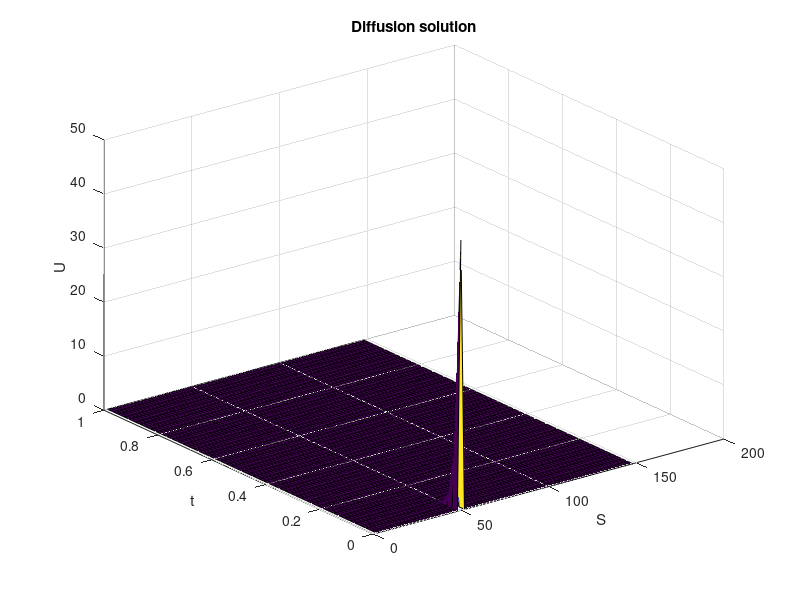

MATLAB code to generate this figure:
clear 
clc 
rng(0)

X0 = 50; 
Xmax = 3*X0; 
Xmin = 0; 

mu = 0.06; 
sigma = 0.25; 
T = 1; 

M = 50;
N = 75; 
theta = 0.75; 

deltaS = (Xmax - Xmin)/N; 
deltaTau = T/M; 

VT = @(S) (S==X0)./deltaTau ; % for the intial condition 
V0 = @(S,t) S-S; % for the boundary conditions 
Vinf = @(S,t) S-S; % for the boundary conditions

Uinit = @(S) VT(S); 
U0 = @(l,t) V0(l,t); 
Uinf = @(S,t) Vinf(S,t) ;

T1 = diag(ones(N-2,1),1) - diag(ones(N-2,1),-1); 
T2 = -2.*eye(N-1,N-1) + abs(T1); 

A = @(X) mu.*X - 2.*X.*sigma.^2; 
B = @(X) -0.5.*sigma.^2.*(X.^2); 
C = @(X) (mu - sigma.^2).*ones(size(X)); 


X = Xmin + deltaS.*(1:N-1); 

F = diag(1-C(X)).*deltaTau ...
    - (deltaTau./(2.*deltaS)).*diag(A(X)).*T1 ...
    - (deltaTau/deltaS.^2).*diag(B(X)).*T2 ; 
G = 2.*eye(size(F)) - F; 


m = 0:M; 
U0m = U0(Xmin.*ones(1,M+1), m.*deltaTau); 
UNm = Uinf(Xmax.*ones(1,M+1), m.*deltaTau); 

FirstRow = 0.5*deltaTau*((Xmin/deltaS) + 1)*...
    (sigma.^2*((Xmin/deltaS) + 1)- mu).*U0m; 

LastRow = 0.5*deltaTau*(Xmax/deltaS - 1)*...
    (sigma.^2*((Xmax/deltaS) - 1)+ mu).*UNm;

bm =  zeros(N-1,M+1);  
  
U = zeros(N-1,M+1); 
U0n = Uinit(Xmin + (1:N-1).*deltaS); 
U(:,1) = U0n.'; 
I = eye(N-1,N-1); 

for ix = 2:M+1
    A = (theta.*G+(1-theta).*I); 
    y = (((1-theta).*F+theta.*I)*U(:,ix-1)...
        + (1-theta).*bm(:,ix-1) + theta.*bm(:,ix)) ; 
    U(:,ix) = A\y;  
end 
U; 
% You include intial conditions but you exclude boundary conditions 
dim = Xmax - Xmin -1; 
t = deltaTau.*(0:M); 
s = Xmin + deltaS.*(1:N-1); 
[Tt,S] = meshgrid(t,s) ; 
figure()
surf(S,Tt,U)
zlabel('U')
xlabel('S') 
ylabel('t') 
title('Diffusion solution') 


